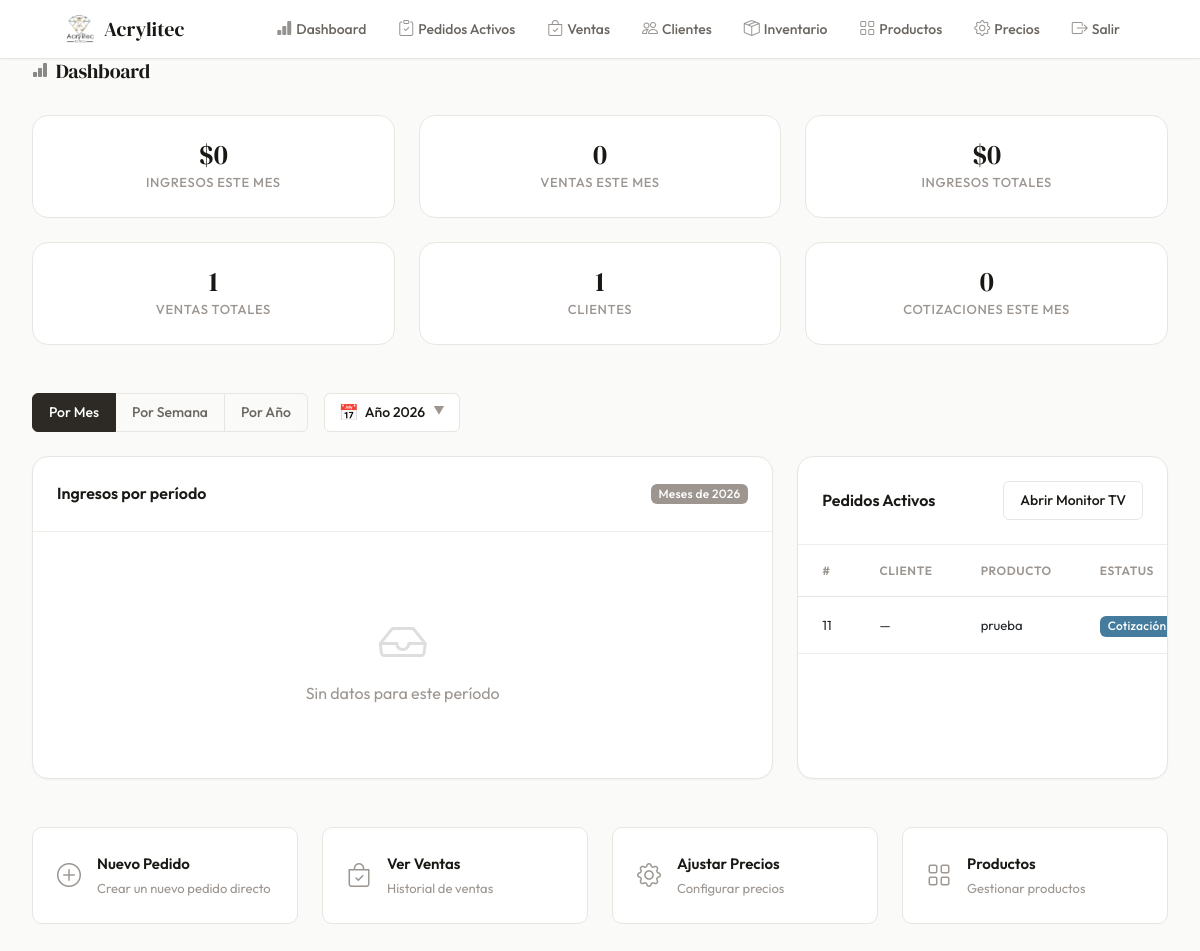
Before: /dashboard/ (signed in) with the older database file.
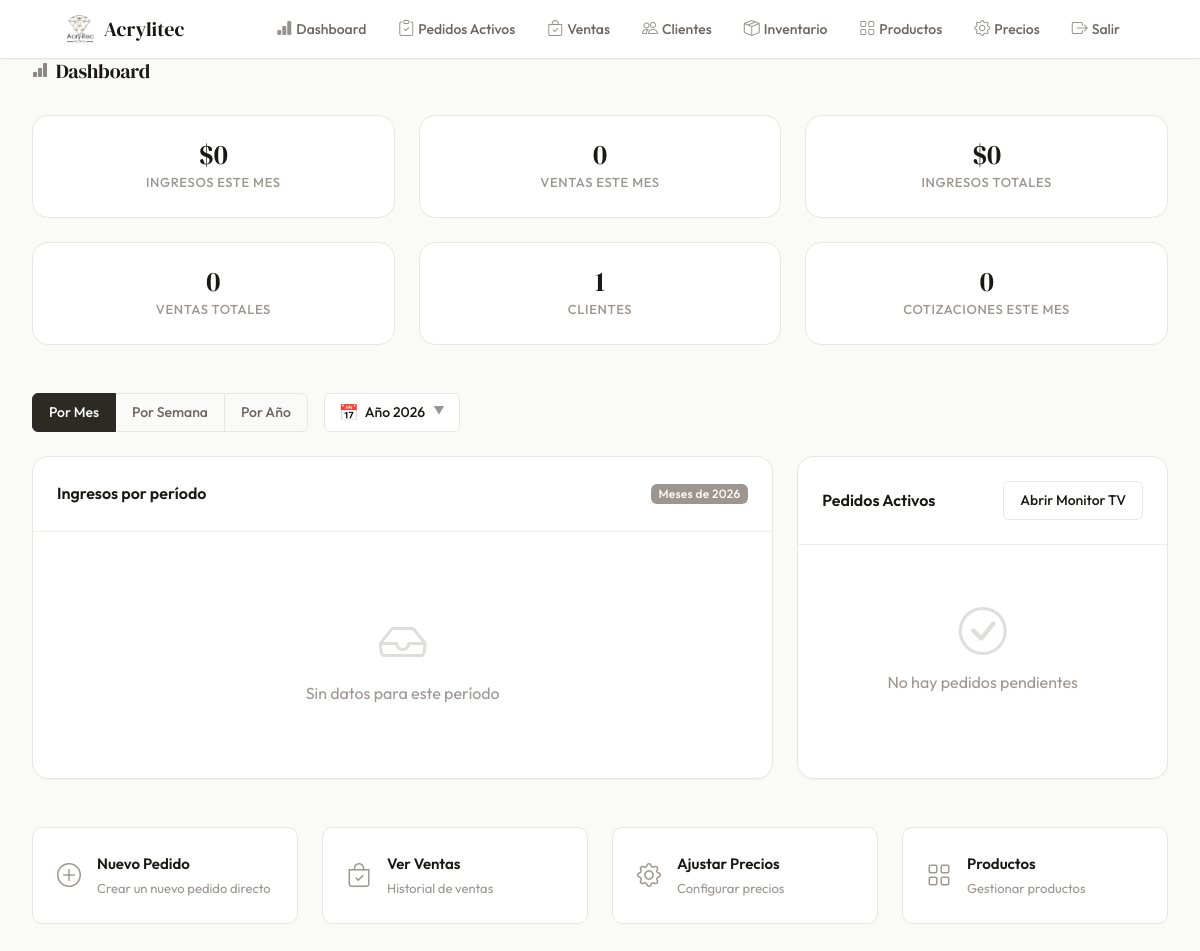
After: the same page with the newer database file.
### gestion/models.py (models this page shows, shortened)
class Ventas(models.Model):
    ESTATUS_CHOICES = [
        ('cotizacion', 'Cotización'),
        ('pendiente', 'Pendiente'),
        ('en_produccion', 'En producción'),
        ('pagada', 'Pagada'),
        ('entregada', 'Entregada'),
    ]
    id_venta = models.AutoField(primary_key=True)
    id_cotizacion = models.ForeignKey(Cotizaciones, models.DO_NOTHING, db_column='id_cotizacion', blank=True, null=True)
    id_cliente = models.ForeignKey('Clientes', on_delete=models.SET_NULL, null=True, blank=True, db_column='id_cliente_directo')
    monto_abonado = models.DecimalField(max_digits=10, decimal_places=2, default=0.00, verbose_name="Anticipo/Abono")
    descuento_porcentaje = models.DecimalField(max_digits=5, decimal_places=2, default=0.00)
    incluye_iva = models.BooleanField(default=False)
    estatus = models.CharField(max_length=20, choices=ESTATUS_CHOICES, default='pendiente')
    fecha_entrega = models.DateField(blank=True, null=True)
    fecha_venta = models.DateField(auto_now_add=True, null=True)

class Productos(models.Model):
    id_producto = models.AutoField(primary_key=True)
    nombre = models.CharField(max_length=100, blank=True, null=True)
    detalle = models.CharField(max_length=100, blank=True, null=True)
    precio_fijo = models.DecimalField(max_digits=10, decimal_places=2, blank=True, null=True, verbose_name="Precio Fijo (Opcional)")
    porcentaje_utilidad = models.IntegerField(default=40)
    foto = models.CharField(max_length=255, blank=True, null=True)
    stock_actual = models.IntegerField(default=0, verbose_name="Stock Actual")
    stock_minimo = models.IntegerField(default=0, verbose_name="Stock Mínimo")
    class Meta:
        managed = True
        db_table = 'productos'
        verbose_name = "Producto"
        verbose_name_plural = "Productos"

### gestion/views.py (the view, shortened to what this page needs)
# urls.py: path('dashboard/', views.dashboard, name='dashboard'),
@login_required
def dashboard(request):
    hoy = datetime.date.today()
    ESTATUS_INGRESO = ('pagada', 'entregada')   # ambos cuentan como cobrado
    todas_ventas = (Ventas.objects
                    .select_related('id_cotizacion__id_producto',
                                    'id_cotizacion__id_cliente')
                    .prefetch_related('detalles__id_producto')
                    .order_by('fecha_venta'))
    meses_data   = defaultdict(float)   # key: (year, month)
    semanas_data = defaultdict(float)   # key: (year, iso_week, week_start_date)
    anios_data   = defaultdict(float)   # key: year
    for v in todas_ventas:
        if v.estatus not in ESTATUS_INGRESO:
            continue
    MESES_ES = ['Ene','Feb','Mar','Abr','May','Jun','Jul','Ago','Sep','Oct','Nov','Dic']
    meses_por_anio = {}
    semanas_por_anio = {}
    for (y, wn, ws), total in sorted(semanas_data.items()):
        key = str(y)
        if key not in semanas_por_anio:
            semanas_por_anio[key] = {'labels': [], 'data': []}
        semanas_por_anio[key]['labels'].append(f"Semana {wn} ({ws.strftime('%d/%m')})")
        semanas_por_anio[key]['data'].append(round(total, 2))
    labels_anio = [str(y) for y in sorted(anios_data.keys())]
    data_anio   = [round(anios_data[int(y)], 2) for y in labels_anio]
    inicio_mes = hoy.replace(day=1)
    ingresos_mes   = sum(_get_total_venta_val(v) for v in todas_ventas
                         if v.estatus in ESTATUS_INGRESO and v.fecha_venta and v.fecha_venta >= inicio_mes)
    ingresos_total = sum(_get_total_venta_val(v) for v in todas_ventas
                         if v.estatus in ESTATUS_INGRESO)
    kpis = {
        'ingresos_mes':    Decimal(str(round(ingresos_mes, 2))),
        'ventas_mes':      sum(1 for v in todas_ventas if v.fecha_venta and v.fecha_venta >= inicio_mes),
        'ingresos_total':  Decimal(str(round(ingresos_total, 2))),
        'ventas_total':    todas_ventas.count(),
        'clientes_total':  Clientes.objects.count(),
        'cotizaciones_mes': Cotizaciones.objects.filter(fecha__gte=inicio_mes).count(),
    }
    pedidos_activos_qs = (Ventas.objects
                          .filter(estatus__in=['cotizacion', 'pendiente', 'en_produccion'])
                          .select_related('id_cotizacion__id_cliente',
                                          'id_cotizacion__id_producto',
                                          'id_cliente')
                          .prefetch_related('detalles__id_producto')
                          .order_by('-fecha_venta'))
    pedidos_activos = []
    for v in pedidos_activos_qs:
        v.cliente_nombre  = _cliente_nombre(v)
        v.producto_nombre = _producto_nombre(v)
        pedidos_activos.append(v)
    anio_actual = str(hoy.year)
    return render(request, 'gestion/dashboard.html', {
        'kpis':             kpis,
        'pedidos_activos':  pedidos_activos,
        'anio_actual':      anio_actual,
        'meses_por_anio':   json.dumps(meses_por_anio),
        'semanas_por_anio': json.dumps(semanas_por_anio),
        'labels_anio':      json.dumps(labels_anio),
        'data_anio':        json.dumps(data_anio),
    })

### gestion/views.py (called while the page is built)
def _cliente_nombre(venta):
    if venta.id_cotizacion_id and venta.id_cotizacion.id_cliente:
        return venta.id_cotizacion.id_cliente.nombre
    if venta.id_cliente_id:
        return venta.id_cliente.nombre
    return '—'

def _producto_nombre(venta):
    if venta.id_cotizacion_id and venta.id_cotizacion.id_producto:
        return venta.id_cotizacion.id_producto.nombre
    detalles = list(venta.detalles.all())
    if len(detalles) == 1:
        return detalles[0].id_producto.nombre
    elif len(detalles) > 1:
        return f'{detalles[0].id_producto.nombre} +{len(detalles)-1} más'
    return '—'

### gestion/templates/gestion/dashboard.html (shortened to what this page needs)
{% extends 'gestion/base.html' %}
{% block content %}
<div class="section">
    <div class="section-header">
        <h2 class="section-title">
            <i class="bi bi-bar-chart-fill"></i>
            Dashboard
        </h2>
    </div>
    <div class="dashboard-kpis">
        <div class="kpi-card kpi-card--success">
            <div class="kpi-value">${{ kpis.ingresos_mes|floatformat:0 }}</div>
            <div class="kpi-label">Ingresos este mes</div>
        </div>
        <div class="kpi-card kpi-card--accent">
            <div class="kpi-value">{{ kpis.ventas_mes }}</div>
            <div class="kpi-label">Ventas este mes</div>
        </div>
        <div class="kpi-card kpi-card--info">
            <div class="kpi-value">${{ kpis.ingresos_total|floatformat:0 }}</div>
            <div class="kpi-label">Ingresos totales</div>
        </div>
        <div class="kpi-card">
            <div class="kpi-value">{{ kpis.ventas_total }}</div>
            <div class="kpi-label">Ventas totales</div>
        </div>
        <div class="kpi-card kpi-card--info">
            <div class="kpi-value">{{ kpis.clientes_total }}</div>
            <div class="kpi-label">Clientes</div>
        </div>
        <div class="kpi-card kpi-card--warning">
            <div class="kpi-value">{{ kpis.cotizaciones_mes }}</div>
            <div class="kpi-label">Cotizaciones este mes</div>
        </div>
    </div>
    <div class="mb-4 d-flex align-items-center gap-3 flex-wrap">
        <div class="btn-group periodo-btn-group" role="group">
            <button class="btn active" onclick="cambiarPeriodo('mes', this)">Por Mes</button>
            <button class="btn" onclick="cambiarPeriodo('semana', this)">Por Semana</button>
            <button class="btn" onclick="cambiarPeriodo('anio', this)">Por Año</button>
        </div>
        <div id="picker-mes-wrapper" class="picker-wrapper">
            <div class="picker-trigger" onclick="togglePicker('picker-mes')">
                <span class="picker-icon">📅</span>
                <span id="label-mes">— Mes —</span>
                <span class="picker-caret">▼</span>
            </div>
        </div>
    </div>
    <div class="dashboard-charts">
        <div class="card">
            <div class="card-header">
                <span>Ingresos por período</span>
                <span id="subtitulo-grafica" class="badge bg-secondary"></span>
            </div>
            <div class="card-body">
                <div id="sin-datos" class="empty-state d-none">
                    <i class="bi bi-inbox"></i>
                    <p>Sin datos para este período</p>
                </div>
            </div>
        </div>
        <div class="card">
            <div class="card-header">
                <span>Pedidos Activos</span>
                <a href="{% url 'pantalla_pendientes' %}" target="_blank" class="btn btn-sm btn-outline-dark">
                    Abrir Monitor TV
                </a>
            </div>
            <div class="card-body p-0">
                {% if pedidos_activos %}
                <table class="table table-sm mb-0">
                    <thead>
                        <tr>
                            <th>#</th>
                            <th>Cliente</th>
                            <th>Producto</th>
                            <th>Estatus</th>
                        </tr>
                    </thead>
                    <tbody>
                        {% for v in pedidos_activos %}
                        <tr>
                            <td><small>{{ v.id_venta }}</small></td>
                            <td><small>{{ v.cliente_nombre|default:"—" }}</small></td>
                            <td><small>{{ v.producto_nombre|default:"—" }}</small></td>
                            <td>
                                {% if v.estatus == 'pendiente' %}
                                <span class="badge bg-secondary">Pendiente</span>
                                {% elif v.estatus == 'en_produccion' %}
                                <span class="badge bg-warning">En producción</span>
                                {% elif v.estatus == 'cotizacion' %}
                                <span class="badge bg-info">Cotización</span>
                                {% endif %}
                            </td>
                        </tr>
                        {% endfor %}
                    </tbody>
                </table>
                {% else %}
                <div class="empty-state">
                    <i class="bi bi-check-circle"></i>
                    <p>No hay pedidos pendientes</p>
                </div>
                {% endif %}
            </div>
        </div>
    </div>
    <div class="dashboard-actions">
        <a href="{% url 'nuevo_pedido' %}" class="action-card">
            <i class="bi bi-plus-circle"></i>
            <div class="action-card-text">
                <span class="action-card-title">Nuevo Pedido</span>
                <span class="action-card-desc">Crear un nuevo pedido directo</span>
            </div>
        </a>
        <a href="{% url 'lista_ventas' %}" class="action-card">
            <i class="bi bi-bag-check"></i>
            <div class="action-card-text">
                <span class="action-card-title">Ver Ventas</span>
                <span class="action-card-desc">Historial de ventas</span>
            </div>
        </a>
        <a href="{% url 'configuracion_precios' %}" class="action-card">
            <i class="bi bi-gear"></i>
            <div class="action-card-text">
                <span class="action-card-title">Ajustar Precios</span>
                <span class="action-card-desc">Configurar precios</span>
            </div>
        </a>
        <a href="{% url 'lista_productos' %}" class="action-card">
            <i class="bi bi-grid"></i>
            <div class="action-card-text">
                <span class="action-card-title">Productos</span>
                <span class="action-card-desc">Gestionar productos</span>
            </div>
        </a>
    </div>
</div>
{% endblock %}

### gestion/templates/gestion/base.html (shortened to what this page needs)
{% load static %}
<!DOCTYPE html>
<html lang="es">
<head>
    <link href="https://cdn.jsdelivr.net/npm/bootstrap@5.3.0/dist/css/bootstrap.min.css" rel="stylesheet">
    <link href="https://cdn.jsdelivr.net/npm/bootstrap-icons@1.10.5/font/bootstrap-icons.css" rel="stylesheet">
    <link href="https://cdn.jsdelivr.net/npm/select2@4.1.0-rc.0/dist/css/select2.min.css" rel="stylesheet">
    <link href="https://cdn.jsdelivr.net/npm/select2-bootstrap-5-theme@1.3.0/dist/select2-bootstrap-5-theme.min.css"
        rel="stylesheet">
    <link href="{% static 'gestion/css/main.css' %}" rel="stylesheet">
</head>
<body>
    <nav class="navbar navbar-expand navbar-dark">
        <div class="container-fluid px-4">
            <a class="navbar-brand d-flex align-items-center gap-2" href="{% url 'dashboard' %}">
                <img src="{% static 'gestion/img/logo_acrylitec.png' %}" alt="Acrylitec" height="32">
                Acrylitec
            </a>
            <div class="navbar-nav">
                {% if request.user.is_superuser or request.user.groups.all.0.name == 'Administrador' %}
                <a class="nav-link" href="{% url 'dashboard' %}">
                    <i class="bi bi-bar-chart-fill"></i> Dashboard
                </a>
                {% endif %}
                <a class="nav-link" href="{% url 'pantalla_pendientes' %}" target="_blank">
                    <i class="bi bi-clipboard-check"></i> Pedidos Activos
                </a>
                <a class="nav-link" href="{% url 'lista_ventas' %}">
                    <i class="bi bi-bag-check"></i> Ventas
                </a>
                <a class="nav-link" href="{% url 'lista_clientes' %}">
                    <i class="bi bi-people"></i> Clientes
                </a>
                <a class="nav-link" href="{% url 'inventario_productos' %}">
                    <i class="bi bi-box-seam"></i> Inventario
                </a>
                <a class="nav-link" href="{% url 'lista_productos' %}">
                    <i class="bi bi-grid"></i> Productos
                </a>
                {% if request.user.is_superuser or request.user.groups.all.0.name == 'Administrador' %}
                <a class="nav-link" href="{% url 'configuracion_precios' %}">
                    <i class="bi bi-gear"></i> Precios
                </a>
                {% endif %}
                <a class="nav-link" href="{% url 'logout' %}">
                    <i class="bi bi-box-arrow-right"></i> Salir
                </a>
            </div>
        </div>
    </nav>
    <div class="container-fluid px-4">
        {% block content %}
        {% endblock %}
    </div>
</body>
</html>

### gestion/templates/gestion/dashboard.html (style rules this page uses)
.picker-wrapper { position: relative; display: inline-block; }
.picker-trigger { display: inline-flex; align-items: center; gap: 6px; padding: 6px 14px; background: var(--clr-surface); border: 1px solid var(--clr-border); border-radius: var(--radius-sm); cursor: pointer; font-size: .875rem; font-weight: 500; color: var(--clr-text); transition: border-color var(--transition-fast), box-shadow var(--transition-fast); white-space: nowrap; user-select: none; }
.picker-trigger .picker-icon { font-size: 1rem; }
.picker-trigger .picker-caret { font-size: .7rem; color: var(--clr-text-muted); margin-left: 2px; }

Changed rows visible on the page:
removed Ventas: id_venta "11", cliente_nombre "—", producto_nombre "prueba", estatus "Cotización"
Other visible differences:
{{ kpis.ventas_total }}: "1" → "0"
text no longer shown: "# CLIENTE PRODUCTO ESTATUS"
text now shown: "No hay pedidos pendientes"
